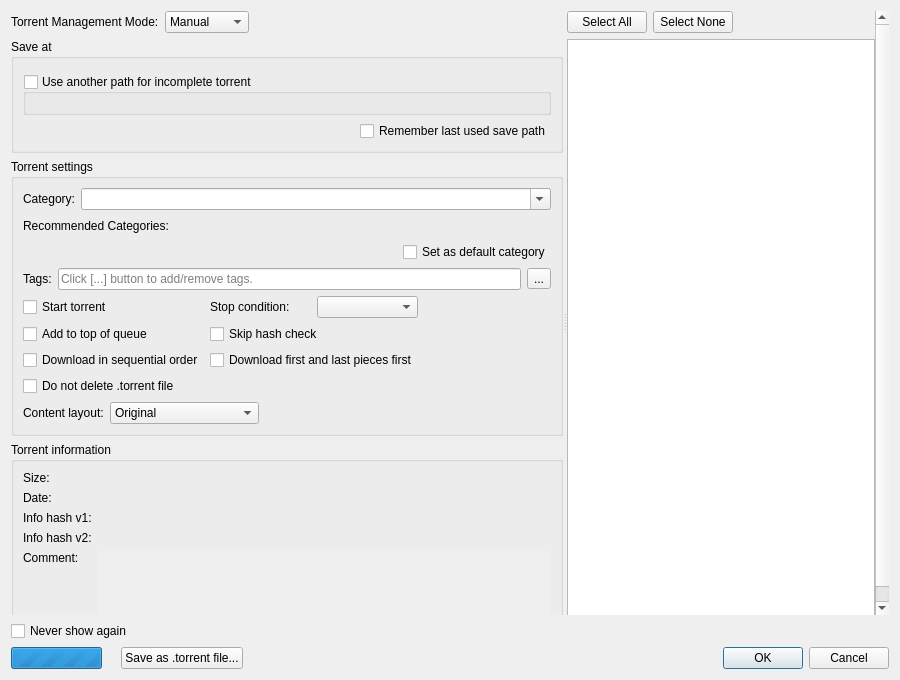
<?xml version="1.0" encoding="UTF-8"?>
<ui version="4.0">
 <class>AddNewTorrentDialog</class>
 <widget class="QDialog" name="AddNewTorrentDialog">
  <property name="geometry">
   <rect>
    <x>0</x>
    <y>0</y>
    <width>900</width>
    <height>680</height>
   </rect>
  </property>
  <layout class="QVBoxLayout" name="AddNewTorrentDialogLayout">
   <item>
    <widget class="QScrollArea" name="scrollArea_2">
     <property name="frameShape">
      <enum>QFrame::NoFrame</enum>
     </property>
     <property name="sizeAdjustPolicy">
      <enum>QAbstractScrollArea::AdjustToContents</enum>
     </property>
     <property name="widgetResizable">
      <bool>true</bool>
     </property>
     <widget class="QWidget" name="scrollAreaWidgetContents_2">
      <property name="geometry">
       <rect>
        <x>0</x>
        <y>0</y>
        <width>868</width>
        <height>660</height>
       </rect>
      </property>
      <layout class="QVBoxLayout" name="verticalLayout_6">
       <property name="leftMargin">
        <number>0</number>
       </property>
       <property name="topMargin">
        <number>0</number>
       </property>
       <property name="rightMargin">
        <number>0</number>
       </property>
       <property name="bottomMargin">
        <number>0</number>
       </property>
       <item>
        <widget class="QSplitter" name="splitter">
         <property name="orientation">
          <enum>Qt::Horizontal</enum>
         </property>
         <property name="childrenCollapsible">
          <bool>false</bool>
         </property>
         <widget class="QFrame" name="torrentoptionsFrame">
          <layout class="QVBoxLayout" name="mainlayout_addui">
           <property name="leftMargin">
            <number>0</number>
           </property>
           <property name="topMargin">
            <number>0</number>
           </property>
           <property name="rightMargin">
            <number>0</number>
           </property>
           <property name="bottomMargin">
            <number>0</number>
           </property>
           <item>
            <layout class="QHBoxLayout" name="managementLayout">
             <item>
              <widget class="QLabel" name="labelTorrentManagementMode">
               <property name="text">
                <string>Torrent Management Mode:</string>
               </property>
              </widget>
             </item>
             <item>
              <widget class="QComboBox" name="comboTMM">
               <property name="toolTip">
                <string>Automatic mode means that various torrent properties(eg save path) will be decided by the associated category</string>
               </property>
               <item>
                <property name="text">
                 <string>Manual</string>
                </property>
               </item>
               <item>
                <property name="text">
                 <string>Automatic</string>
                </property>
               </item>
              </widget>
             </item>
             <item>
              <spacer name="horizontalSpacer">
               <property name="orientation">
                <enum>Qt::Horizontal</enum>
               </property>
               <property name="sizeHint" stdset="0">
                <size>
                 <width>20</width>
                 <height>20</height>
                </size>
               </property>
              </spacer>
             </item>
            </layout>
           </item>
           <item>
            <widget class="QGroupBox" name="groupBoxSavePath">
             <property name="title">
              <string>Save at</string>
             </property>
             <layout class="QVBoxLayout" name="verticalLayout">
              <item>
               <widget class="FileSystemPathComboEdit" name="savePath" native="true"/>
              </item>
              <item>
               <widget class="QGroupBox" name="groupBoxDownloadPath">
                <property name="title">
                 <string>Use another path for incomplete torrent</string>
                </property>
                <property name="checkable">
                 <bool>true</bool>
                </property>
                <property name="checked">
                 <bool>false</bool>
                </property>
                <layout class="QVBoxLayout" name="verticalLayout_4">
                 <item>
                  <widget class="FileSystemPathComboEdit" name="downloadPath" native="true"/>
                 </item>
                </layout>
               </widget>
              </item>
              <item>
               <layout class="QHBoxLayout" name="layoutRememberLastSavePath">
                <item>
                 <spacer name="horizontalSpacer_5">
                  <property name="orientation">
                   <enum>Qt::Horizontal</enum>
                  </property>
                  <property name="sizeHint" stdset="0">
                   <size>
                    <width>40</width>
                    <height>20</height>
                   </size>
                  </property>
                 </spacer>
                </item>
                <item>
                 <widget class="QCheckBox" name="checkBoxRememberLastSavePath">
                  <property name="text">
                   <string>Remember last used save path</string>
                  </property>
                 </widget>
                </item>
               </layout>
              </item>
             </layout>
            </widget>
           </item>
           <item>
            <widget class="QGroupBox" name="groupBoxSettings">
             <property name="title">
              <string>Torrent settings</string>
             </property>
             <layout class="QVBoxLayout" name="verticalLayout_3">
              <item>
               <layout class="QHBoxLayout" name="categoryLayout">
                <item>
                 <widget class="QLabel" name="labelCategory">
                  <property name="text">
                   <string>Category:</string>
                  </property>
                 </widget>
                </item>
                <item>
                 <widget class="QComboBox" name="categoryComboBox">
                  <property name="sizePolicy">
                   <sizepolicy hsizetype="Expanding" vsizetype="Fixed">
                    <horstretch>0</horstretch>
                    <verstretch>0</verstretch>
                   </sizepolicy>
                  </property>
                  <property name="editable">
                   <bool>true</bool>
                  </property>
                  <property name="insertPolicy">
                   <enum>QComboBox::InsertAtTop</enum>
                  </property>
                 </widget>
                </item>
               </layout>
              </item>
              <item>
               <layout class="QHBoxLayout" name="recommendedCatLayout">
                <item>
                 <widget class="QLabel" name="label">
                  <property name="text">
                   <string>Recommended Categories: </string>
                  </property>
                 </widget>
                </item>
                <item>
                 <spacer name="horizontalSpacer_7">
                  <property name="orientation">
                   <enum>Qt::Horizontal</enum>
                  </property>
                  <property name="sizeHint" stdset="0">
                   <size>
                    <width>40</width>
                    <height>20</height>
                   </size>
                  </property>
                 </spacer>
                </item>
               </layout>
              </item>
              <item alignment="Qt::AlignRight">
               <widget class="QCheckBox" name="defaultCategoryCheckbox">
                <property name="text">
                 <string>Set as default category</string>
                </property>
               </widget>
              </item>
              <item>
               <layout class="QHBoxLayout" name="tagsLayout" stretch="0,0,0">
                <item>
                 <widget class="QLabel" name="tagsLabel">
                  <property name="text">
                   <string>Tags:</string>
                  </property>
                 </widget>
                </item>
                <item>
                 <widget class="QLineEdit" name="tagsLineEdit">
                  <property name="sizePolicy">
                   <sizepolicy hsizetype="Expanding" vsizetype="Fixed">
                    <horstretch>0</horstretch>
                    <verstretch>0</verstretch>
                   </sizepolicy>
                  </property>
                  <property name="readOnly">
                   <bool>true</bool>
                  </property>
                  <property name="placeholderText">
                   <string>Click [...] button to add/remove tags.</string>
                  </property>
                  <property name="clearButtonEnabled">
                   <bool>false</bool>
                  </property>
                 </widget>
                </item>
                <item>
                 <widget class="QToolButton" name="tagsEditButton">
                  <property name="toolTip">
                   <string>Add/remove tags</string>
                  </property>
                  <property name="text">
                   <string>...</string>
                  </property>
                 </widget>
                </item>
               </layout>
              </item>
              <item>
               <layout class="QGridLayout" name="gridLayout">
                <item row="0" column="0">
                 <widget class="QCheckBox" name="startTorrentCheckBox">
                  <property name="text">
                   <string>Start torrent</string>
                  </property>
                 </widget>
                </item>
                <item row="0" column="1">
                 <layout class="QHBoxLayout" name="stopConditionLayout">
                  <item>
                   <widget class="QLabel" name="stopConditionLabel">
                    <property name="text">
                     <string>Stop condition:</string>
                    </property>
                   </widget>
                  </item>
                  <item>
                   <widget class="QComboBox" name="stopConditionComboBox">
                   </widget>
                  </item>
                 </layout>
                </item>
                <item row="0" column="2">
                 <spacer name="horizontalSpacer_3">
                  <property name="orientation">
                   <enum>Qt::Horizontal</enum>
                  </property>
                  <property name="sizeHint" stdset="0">
                   <size>
                    <width>40</width>
                    <height>20</height>
                   </size>
                  </property>
                 </spacer>
                </item>
                <item row="1" column="0">
                 <widget class="QCheckBox" name="addToQueueTopCheckBox">
                  <property name="text">
                   <string>Add to top of queue</string>
                  </property>
                 </widget>
                </item>
                <item row="1" column="1">
                 <widget class="QCheckBox" name="skipCheckingCheckBox">
                  <property name="text">
                   <string>Skip hash check</string>
                  </property>
                 </widget>
                </item>
                <item row="2" column="0">
                 <widget class="QCheckBox" name="sequentialCheckBox">
                  <property name="text">
                   <string>Download in sequential order</string>
                  </property>
                 </widget>
                </item>
                <item row="2" column="1">
                 <widget class="QCheckBox" name="firstLastCheckBox">
                  <property name="text">
                   <string>Download first and last pieces first</string>
                  </property>
                 </widget>
                </item>
                <item row="3" column="0">
                 <widget class="QCheckBox" name="doNotDeleteTorrentCheckBox">
                  <property name="toolTip">
                   <string>When checked, the .torrent file will not be deleted regardless of the settings at the &quot;Download&quot; page of the Options dialog</string>
                  </property>
                  <property name="text">
                   <string>Do not delete .torrent file</string>
                  </property>
                 </widget>
                </item>
               </layout>
              </item>
              <item>
               <layout class="QHBoxLayout" name="horizontalLayout_2">
                <item>
                 <widget class="QLabel" name="contentLayoutLabel">
                  <property name="text">
                   <string>Content layout:</string>
                  </property>
                 </widget>
                </item>
                <item>
                 <widget class="QComboBox" name="contentLayoutComboBox">
                  <property name="currentIndex">
                   <number>0</number>
                  </property>
                  <item>
                   <property name="text">
                    <string>Original</string>
                   </property>
                  </item>
                  <item>
                   <property name="text">
                    <string>Create subfolder</string>
                   </property>
                  </item>
                  <item>
                   <property name="text">
                    <string>Don't create subfolder</string>
                   </property>
                  </item>
                 </widget>
                </item>
                <item>
                 <spacer name="horizontalSpacer_4">
                  <property name="orientation">
                   <enum>Qt::Horizontal</enum>
                  </property>
                  <property name="sizeHint" stdset="0">
                   <size>
                    <width>40</width>
                    <height>20</height>
                   </size>
                  </property>
                 </spacer>
                </item>
               </layout>
              </item>
             </layout>
            </widget>
           </item>
           <item>
            <widget class="QGroupBox" name="infoGroup">
             <property name="sizePolicy">
              <sizepolicy hsizetype="Preferred" vsizetype="Expanding">
               <horstretch>0</horstretch>
               <verstretch>0</verstretch>
              </sizepolicy>
             </property>
             <property name="title">
              <string>Torrent information</string>
             </property>
             <layout class="QGridLayout" name="gridLayout_2">
              <item row="2" column="0">
               <widget class="QLabel" name="labelInfohash1">
                <property name="text">
                 <string>Info hash v1:</string>
                </property>
               </widget>
              </item>
              <item row="0" column="1">
               <widget class="QLabel" name="labelSizeData"/>
              </item>
              <item row="1" column="1">
               <widget class="QLabel" name="labelDateData"/>
              </item>
              <item row="4" column="1">
               <widget class="QScrollArea" name="scrollArea">
                <property name="frameShape">
                 <enum>QFrame::NoFrame</enum>
                </property>
                <property name="sizeAdjustPolicy">
                 <enum>QAbstractScrollArea::AdjustToContents</enum>
                </property>
                <property name="widgetResizable">
                 <bool>true</bool>
                </property>
                <widget class="QWidget" name="scrollAreaWidgetContents">
                 <property name="geometry">
                  <rect>
                   <x>0</x>
                   <y>0</y>
                   <width>462</width>
                   <height>68</height>
                  </rect>
                 </property>
                 <layout class="QVBoxLayout" name="verticalLayout_2">
                  <property name="leftMargin">
                   <number>0</number>
                  </property>
                  <property name="topMargin">
                   <number>0</number>
                  </property>
                  <property name="rightMargin">
                   <number>0</number>
                  </property>
                  <property name="bottomMargin">
                   <number>0</number>
                  </property>
                  <item>
                   <widget class="QLabel" name="labelCommentData">
                    <property name="textFormat">
                     <enum>Qt::RichText</enum>
                    </property>
                    <property name="alignment">
                     <set>Qt::AlignLeading|Qt::AlignLeft|Qt::AlignTop</set>
                    </property>
                    <property name="wordWrap">
                     <bool>true</bool>
                    </property>
                    <property name="openExternalLinks">
                     <bool>true</bool>
                    </property>
                    <property name="textInteractionFlags">
                     <set>Qt::TextBrowserInteraction</set>
                    </property>
                   </widget>
                  </item>
                 </layout>
                </widget>
               </widget>
              </item>
              <item row="4" column="0">
               <widget class="QLabel" name="labelComment">
                <property name="text">
                 <string>Comment:</string>
                </property>
                <property name="alignment">
                 <set>Qt::AlignLeading|Qt::AlignLeft|Qt::AlignTop</set>
                </property>
               </widget>
              </item>
              <item row="0" column="0">
               <widget class="QLabel" name="labelSize">
                <property name="text">
                 <string>Size:</string>
                </property>
               </widget>
              </item>
              <item row="2" column="1">
               <widget class="QLabel" name="labelInfohash1Data">
                <property name="textInteractionFlags">
                 <set>Qt::TextSelectableByMouse</set>
                </property>
               </widget>
              </item>
              <item row="1" column="0">
               <widget class="QLabel" name="labelDate">
                <property name="text">
                 <string>Date:</string>
                </property>
               </widget>
              </item>
              <item row="3" column="0">
               <widget class="QLabel" name="labelInfohash2">
                <property name="text">
                 <string>Info hash v2:</string>
                </property>
               </widget>
              </item>
              <item row="3" column="1">
               <widget class="QLabel" name="labelInfohash2Data">
                <property name="textInteractionFlags">
                 <set>Qt::TextSelectableByMouse</set>
                </property>
               </widget>
              </item>
             </layout>
            </widget>
           </item>
          </layout>
         </widget>
         <widget class="QWidget" name="layoutWidget">
          <layout class="QVBoxLayout" name="verticalLayout_5">
           <item>
            <layout class="QHBoxLayout" name="contentFilterLayout">
             <item>
              <widget class="QPushButton" name="buttonSelectAll">
               <property name="text">
                <string>Select All</string>
               </property>
              </widget>
             </item>
             <item>
              <widget class="QPushButton" name="buttonSelectNone">
               <property name="text">
                <string>Select None</string>
               </property>
              </widget>
             </item>
             <item>
              <spacer name="horizontalSpacer_6">
               <property name="orientation">
                <enum>Qt::Horizontal</enum>
               </property>
               <property name="sizeHint" stdset="0">
                <size>
                 <width>40</width>
                 <height>20</height>
                </size>
               </property>
              </spacer>
             </item>
            </layout>
           </item>
           <item>
            <widget class="TorrentContentWidget" name="contentTreeView">
             <property name="sizePolicy">
              <sizepolicy hsizetype="Expanding" vsizetype="Expanding">
               <horstretch>1</horstretch>
               <verstretch>0</verstretch>
              </sizepolicy>
             </property>
             <property name="contextMenuPolicy">
              <enum>Qt::CustomContextMenu</enum>
             </property>
             <property name="selectionMode">
              <enum>QAbstractItemView::ExtendedSelection</enum>
             </property>
             <property name="sortingEnabled">
              <bool>true</bool>
             </property>
            </widget>
           </item>
          </layout>
         </widget>
        </widget>
       </item>
      </layout>
     </widget>
    </widget>
   </item>
   <item>
    <layout class="QHBoxLayout" name="buttonsHLayout">
     <item>
      <widget class="QCheckBox" name="checkBoxNeverShow">
       <property name="text">
        <string>Never show again</string>
       </property>
      </widget>
     </item>
     <item>
      <spacer name="horizontalSpacer_2">
       <property name="orientation">
        <enum>Qt::Horizontal</enum>
       </property>
       <property name="sizeHint" stdset="0">
        <size>
         <width>40</width>
         <height>20</height>
        </size>
       </property>
      </spacer>
     </item>
    </layout>
   </item>
   <item>
    <layout class="QHBoxLayout" name="horizontalLayout">
     <item>
      <layout class="QHBoxLayout" name="metadataLayout">
       <item>
        <widget class="QProgressBar" name="progMetaLoading">
         <property name="sizePolicy">
          <sizepolicy hsizetype="Minimum" vsizetype="Fixed">
           <horstretch>0</horstretch>
           <verstretch>0</verstretch>
          </sizepolicy>
         </property>
         <property name="maximum">
          <number>0</number>
         </property>
         <property name="value">
          <number>-1</number>
         </property>
         <property name="textVisible">
          <bool>false</bool>
         </property>
        </widget>
       </item>
       <item>
        <widget class="QLabel" name="lblMetaLoading">
         <property name="text">
          <string/>
         </property>
        </widget>
       </item>
       <item>
        <widget class="QPushButton" name="buttonSave">
         <property name="text">
          <string>Save as .torrent file...</string>
         </property>
        </widget>
       </item>
      </layout>
     </item>
     <item>
      <widget class="QDialogButtonBox" name="buttonBox">
       <property name="standardButtons">
        <set>QDialogButtonBox::Cancel|QDialogButtonBox::Ok</set>
       </property>
      </widget>
     </item>
    </layout>
   </item>
  </layout>
 </widget>
 <customwidgets>
  <customwidget>
   <class>TorrentContentWidget</class>
   <extends>QTreeView</extends>
   <header>gui/torrentcontentwidget.h</header>
  </customwidget>
  <customwidget>
   <class>FileSystemPathComboEdit</class>
   <extends>QWidget</extends>
   <header>gui/fspathedit.h</header>
   <container>1</container>
  </customwidget>
 </customwidgets>
 <resources/>
 <connections/>
</ui>
